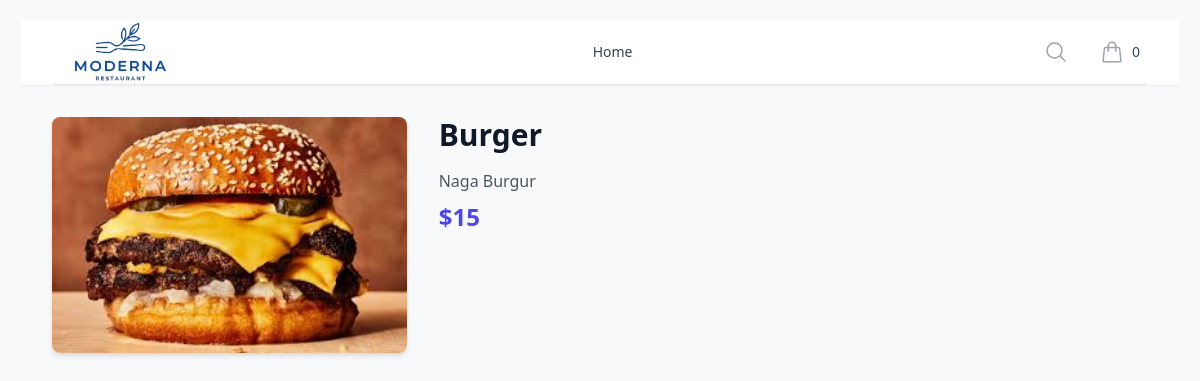
/food/2/, run on the app's committed database.
### food/models.py (models this page shows, shortened)
class Item(models.Model):
    item_name = models.CharField(max_length=200)
    item_desc = models.CharField(max_length=500)
    item_price = models.IntegerField()
    item_image = models.ImageField(upload_to='images/', default='images/default.jpg')

### food/views.py (the view)
# urls.py: path('<int:item_id>/', views.details, name='details'),
def details(request, item_id):
    item_info = Item.objects.get(pk=item_id)
    context = {
        'item_info': item_info,
    }
    return render(request, 'food/detail.html', context)

### food/templates/food/detail.html (shortened to what this page needs)
{% extends 'food/base.html' %}
{% block content %}
<div class="mx-auto max-w-7xl px-4 sm:px-6 lg:px-8 py-8">
    <div class="flex flex-col md:flex-row md:space-x-8">
        <div class="md:w-1/3">
            <img src="{{ item_info.item_image.url }}" alt="{{ item_info.item_name }}" class="w-full h-auto rounded-lg shadow-md object-cover">
        </div>
        <div class="mt-6 md:mt-0 md:w-2/3">
            <h1 class="text-3xl font-bold text-gray-900">{{ item_info.item_name }}</h1>
            <p class="mt-4 text-gray-600">{{ item_info.item_desc }}</p>
            <p class="mt-2 text-2xl font-semibold text-indigo-600">${{ item_info.item_price }}</p>
        </div>
    </div>
</div>
{% endblock %}

### food/static/food/style.css (style rules this page uses)
body { font-family: 'Segoe UI', Tahoma, Geneva, Verdana, sans-serif; background-color: #f8f9fa; color: #333; line-height: 1.6; padding: 20px; }

### data on the page
Item: item_image (picture), item_name "Burger", item_desc "Naga Burgur", item_price "15"
